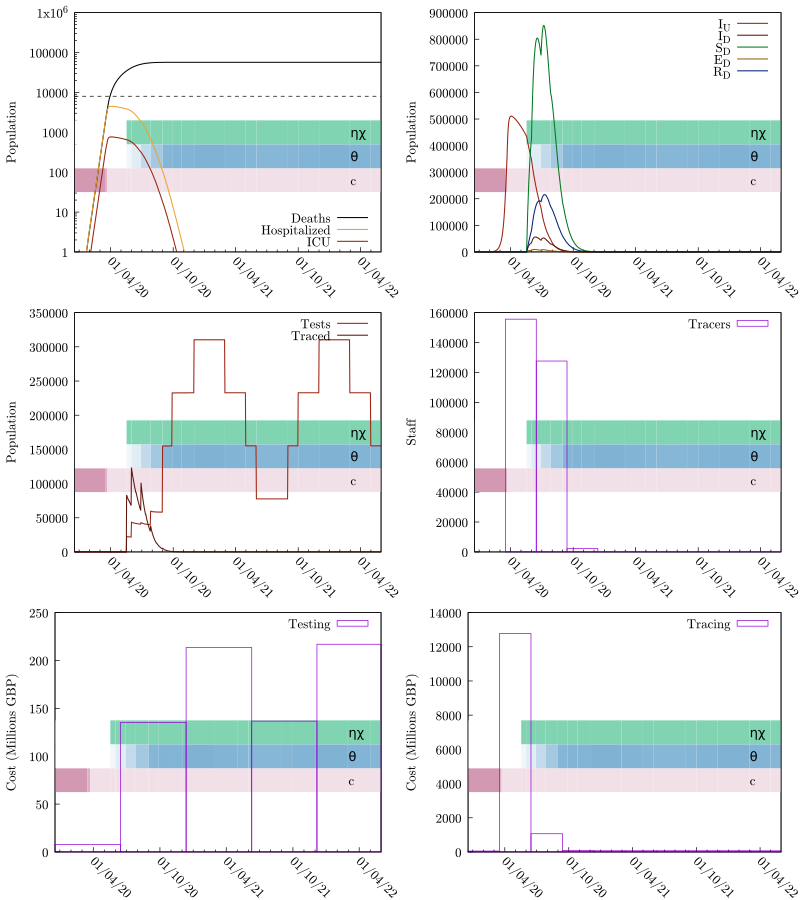

gnuplot code for this plot:
set terminal pdfcairo color enhanced dashed font "cmr10,14" size 8,9
seed="ptti-scenario-4a-Trig"
set output sprintf("%s.pdf", seed)
set multiplot layout 3,2
odefile=sprintf("%s-out-0.tsv", seed)
ttfile=sprintf("%s-out-0-testtrace.tsv", seed)
trfile=sprintf("%s-out-0-trcosts.tsv", seed)
tefile=sprintf("%s-out-0-tecosts.tsv", seed)
etimesfile=sprintf("%s-events.gp", seed)

set tics nomirror
set ylabel 'Population'

set yrange [0:]

set style fill transparent solid 0.25 noborder

# Colors
color_SU = '#00aa55'
color_SD = '#007722'

color_EU = '#eba134'
color_ED = '#945e0f'

color_IU = '#9c210e'
color_ID = '#5e160b'

color_RU = '#0055aa'
color_RD = '#002277'

# These are from the economic model inputs
Hospitalized_Pct_Deaths=0.44
ICU_Fatality=0.59
ICU_Pct=0.17
IFR=0.008
Non_ICU_Fatality=0.36

HF = IFR*Hospitalized_Pct_Deaths/(ICU_Pct*ICU_Fatality+(1-ICU_Pct)*Non_ICU_Fatality)
ICUF = HF*ICU_Pct

set key bottom right
set xdata time
set timefmt "%Y-%m-%d %H:%M:%S"
set format x "%d/%m/%y"

load etimesfile

set xtics rotate by -45 3600*24*30*6

set yrange [1:1e6]
set log y

set arrow from graph 0, first 8000 to graph 1, first 8000 nohead lc 0 dt '--'
plot odefile u 1:(($9+$10)*IFR) w l lw 1.5 lc 0 ti "Deaths", "" u 1:(($7+$8)*HF) w l lw 1.5 lc rgb color_EU ti "Hospitalized", "" u 1:(($7+$8)*ICUF) w l lw 1.5 lc rgb color_IU ti "ICU"

unset log y
unset arrow

set autoscale y
set yrange [0:]
set key top right

# set y2tics 0.5
# set y2range [0:4]

plot odefile u 1:7 w l lw 1.5 lc rgb color_IU ti "I_U", odefile u 1:8 w l lw 1.5 lc rgb color_ID ti "I_D", \
     odefile u 1:4 w l lw 1.5 lc rgb color_SD ti "S_D", odefile u 1:6 w l lw 1.5 lc rgb color_ED ti "E_D", \
     odefile u 1:10 w l lw 1.5 lc rgb color_RD ti "R_D"#, odefile u 1:13 w l axis x1y2 lc 0 ti "R"


plot ttfile u 1:3 w l lw 1.5 lc rgb color_IU ti "Tests", ttfile u 1:4 w l lw 1.5 lc rgb color_ID ti "Traced"

unset log y
unset yrange
set autoscale y
set style fill empty

set ylabel "Staff"
plot trfile u 1:5 w boxes ti "Tracers"

set ylabel "Cost (Millions GBP)"
plot tefile u 1:($5/1000000) w boxes ti "Testing"
plot trfile u 1:($6/1000000) w boxes ti "Tracing"

unset multiplot
set output
